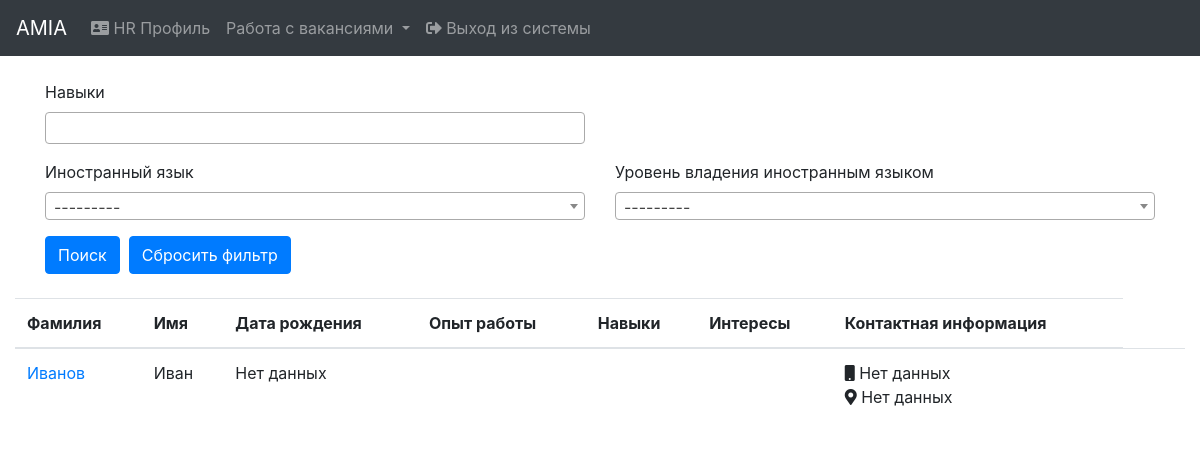
The page /hr/profiles/ (signed in) on the database as committed earlier.
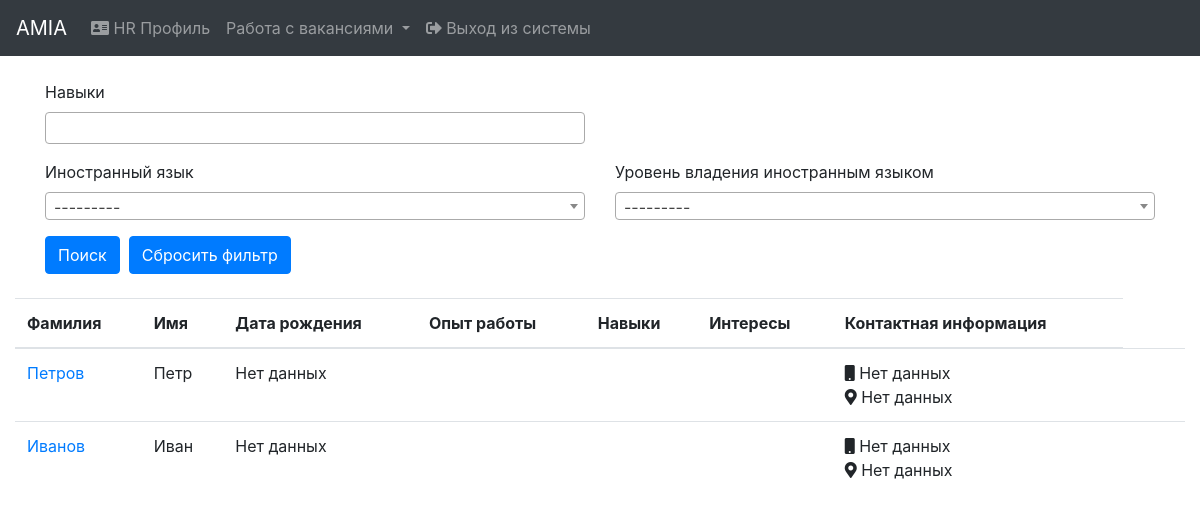
The same page on the database as committed later.
### social_profile/models.py (models this page shows, shortened)
class SocialProfile(models.Model):
    user = models.OneToOneField(User, on_delete=models.CASCADE)
    last_name = models.CharField(max_length=100, verbose_name="Last name")
    first_name = models.CharField(max_length=100, verbose_name="First name")
    patronymic = models.CharField(max_length=100, verbose_name="Patronymic", blank=True, null=True)
    email = models.EmailField(verbose_name="E-mail")
    date_of_birth = models.DateField(verbose_name="Date_of_birth", blank=True, null=True)
    status = models.IntegerField(verbose_name="Status", default=1)
    date_added = models.DateTimeField(verbose_name="Date_added", auto_now_add=True)
    profile_img = models.ImageField(verbose_name="Profile_img", blank=True, null=True, upload_to='profile')
    about_myself = models.TextField(verbose_name="About_myself", blank=True, null=True)
    contact_information_phone = models.CharField(max_length=255, verbose_name="Phone", blank=True, null=True)
    contact_information_address = models.CharField(max_length=255, verbose_name="Address", blank=True, null=True)
    education = models.ManyToManyField(Specialty, verbose_name="Education", through="EducationWithInfo")
    work_experience = models.ManyToManyField(WorkExperience, verbose_name="Work experience")
    interests = models.ManyToManyField(Interest, verbose_name="Interests", blank=True)
    skills = models.ManyToManyField(Skill, verbose_name="Skills", blank=True)
    languages = models.ManyToManyField(Language, verbose_name="Language", through='LanguageWithLevel')
    class Meta:
        ordering = ('last_name',)
        verbose_name = 'Social profile'
        verbose_name_plural = 'Social profiles'

### hr/views.py (the view)
# urls.py: path('profiles/', views.ProfilesView.as_view(), name='profiles'),
class ProfilesView(LoginRequiredMixin, View):
    def get(self, request):
        f = ProfileFilter(request.GET, queryset=SocialProfile.objects.exclude(user=request.user).distinct().order_by('-pk'))
        paginator = Paginator(f.qs, 50)
        page = request.GET.get('page')
        profiles = paginator.get_page(page)
        return render(request, 'hr/profiles/profiles.html', {'profiles': profiles,
                                                             'filter': f,
                                                             })

### context_processors/models_context.py (called while the page is built)
def models_context(request):
    return {'educational': EducationalInstitution.objects.all(),
            'language_levels': LanguageLevel.objects.all(),
            'languages': Language.objects.all(),
            'specialties': Specialty.objects.all(),
            'skills': Skill.objects.all(),
            'interests': Interest.objects.all(),
            }

### social_profile/models.py (called while the page is built)
    def __str__(self):
        return self.skill_name

    def __str__(self):
        return self.language_name

### hr/templates/hr/profiles/profiles.html (shortened to what this page needs)
{% extends 'base.html' %}
{% block content %}
    {% include 'hr/navbar_hr.html' %}<br>
    <div class="container-fluid">
        {% include 'hr/profiles/search_form.html' %}<br>
        <div class="row">
            <div class="col-lg-12">
                <table class="table table-hover">
                    <thead>
                    <tr>
                        <th scope="col">Фамилия</th>
                        <th scope="col">Имя</th>
                        <th scope="col">Дата рождения</th>
                        <th scope="col">Опыт работы</th>
                        <th scope="col">Навыки</th>
                        <th scope="col">Интересы</th>
                        <th scope="col">Контактная информация</th>
                    </tr>
                    </thead>
                    <tbody>
                    {% for profile in profiles %}
                        <tr>
                            <td><a href="{% url 'profile:profile_data' profile.id %}">{{ profile.last_name }}</a></td>
                            <td>{{ profile.first_name|default:"Нет данных" }}</td>
                            <td>
                                {{ profile.date_of_birth|default:"Нет данных" }}</td>
                            <td>
                            </td>
                            <td>
                            </td>
                            <td>
                            </td>
                            <td>
                                <i class="fas fa-mobile"></i> {{ profile.contact_information_phone|default:"Нет данных" }}<br>
                                <i class="fas fa-map-marker-alt"></i> {{ profile.contact_information_address|default:"Нет данных" }}
                            </td>
                            <td></td>
                            <td></td>
                        </tr>
                    {% endfor %}
                    </tbody>
                </table>
            </div>
        </div>
    </div>
{% endblock %}

Rows that differ between the two databases and show on the page:
added SocialProfile: last_name "Петров", first_name "Петр", date_of_birth "Нет данных", contact_information_phone "Нет данных", contact_information_address "Нет данных"
